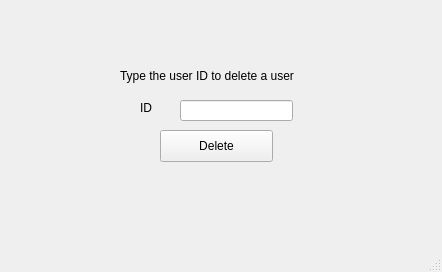
<?xml version="1.0" encoding="UTF-8"?>
<ui version="4.0">
 <class>Delete_main</class>
 <widget class="QMainWindow" name="Delete_main">
  <property name="geometry">
   <rect>
    <x>0</x>
    <y>0</y>
    <width>442</width>
    <height>272</height>
   </rect>
  </property>
  <property name="windowTitle">
   <string>Delete_main</string>
  </property>
  <widget class="QWidget" name="centralwidget">
   <widget class="QPushButton" name="Delete_button">
    <property name="geometry">
     <rect>
      <x>160</x>
      <y>130</y>
      <width>113</width>
      <height>32</height>
     </rect>
    </property>
    <property name="text">
     <string>Delete</string>
    </property>
   </widget>
   <widget class="QLineEdit" name="ID_input">
    <property name="geometry">
     <rect>
      <x>180</x>
      <y>100</y>
      <width>113</width>
      <height>21</height>
     </rect>
    </property>
    <property name="text">
     <string/>
    </property>
   </widget>
   <widget class="QLabel" name="ID_label">
    <property name="geometry">
     <rect>
      <x>140</x>
      <y>100</y>
      <width>81</width>
      <height>16</height>
     </rect>
    </property>
    <property name="text">
     <string>ID</string>
    </property>
   </widget>
   <widget class="QLabel" name="Delete_message">
    <property name="geometry">
     <rect>
      <x>120</x>
      <y>60</y>
      <width>201</width>
      <height>31</height>
     </rect>
    </property>
    <property name="text">
     <string>Type the user ID to delete a user</string>
    </property>
   </widget>
  </widget>
  <widget class="QStatusBar" name="statusbar"/>
 </widget>
 <resources/>
 <connections/>
</ui>
